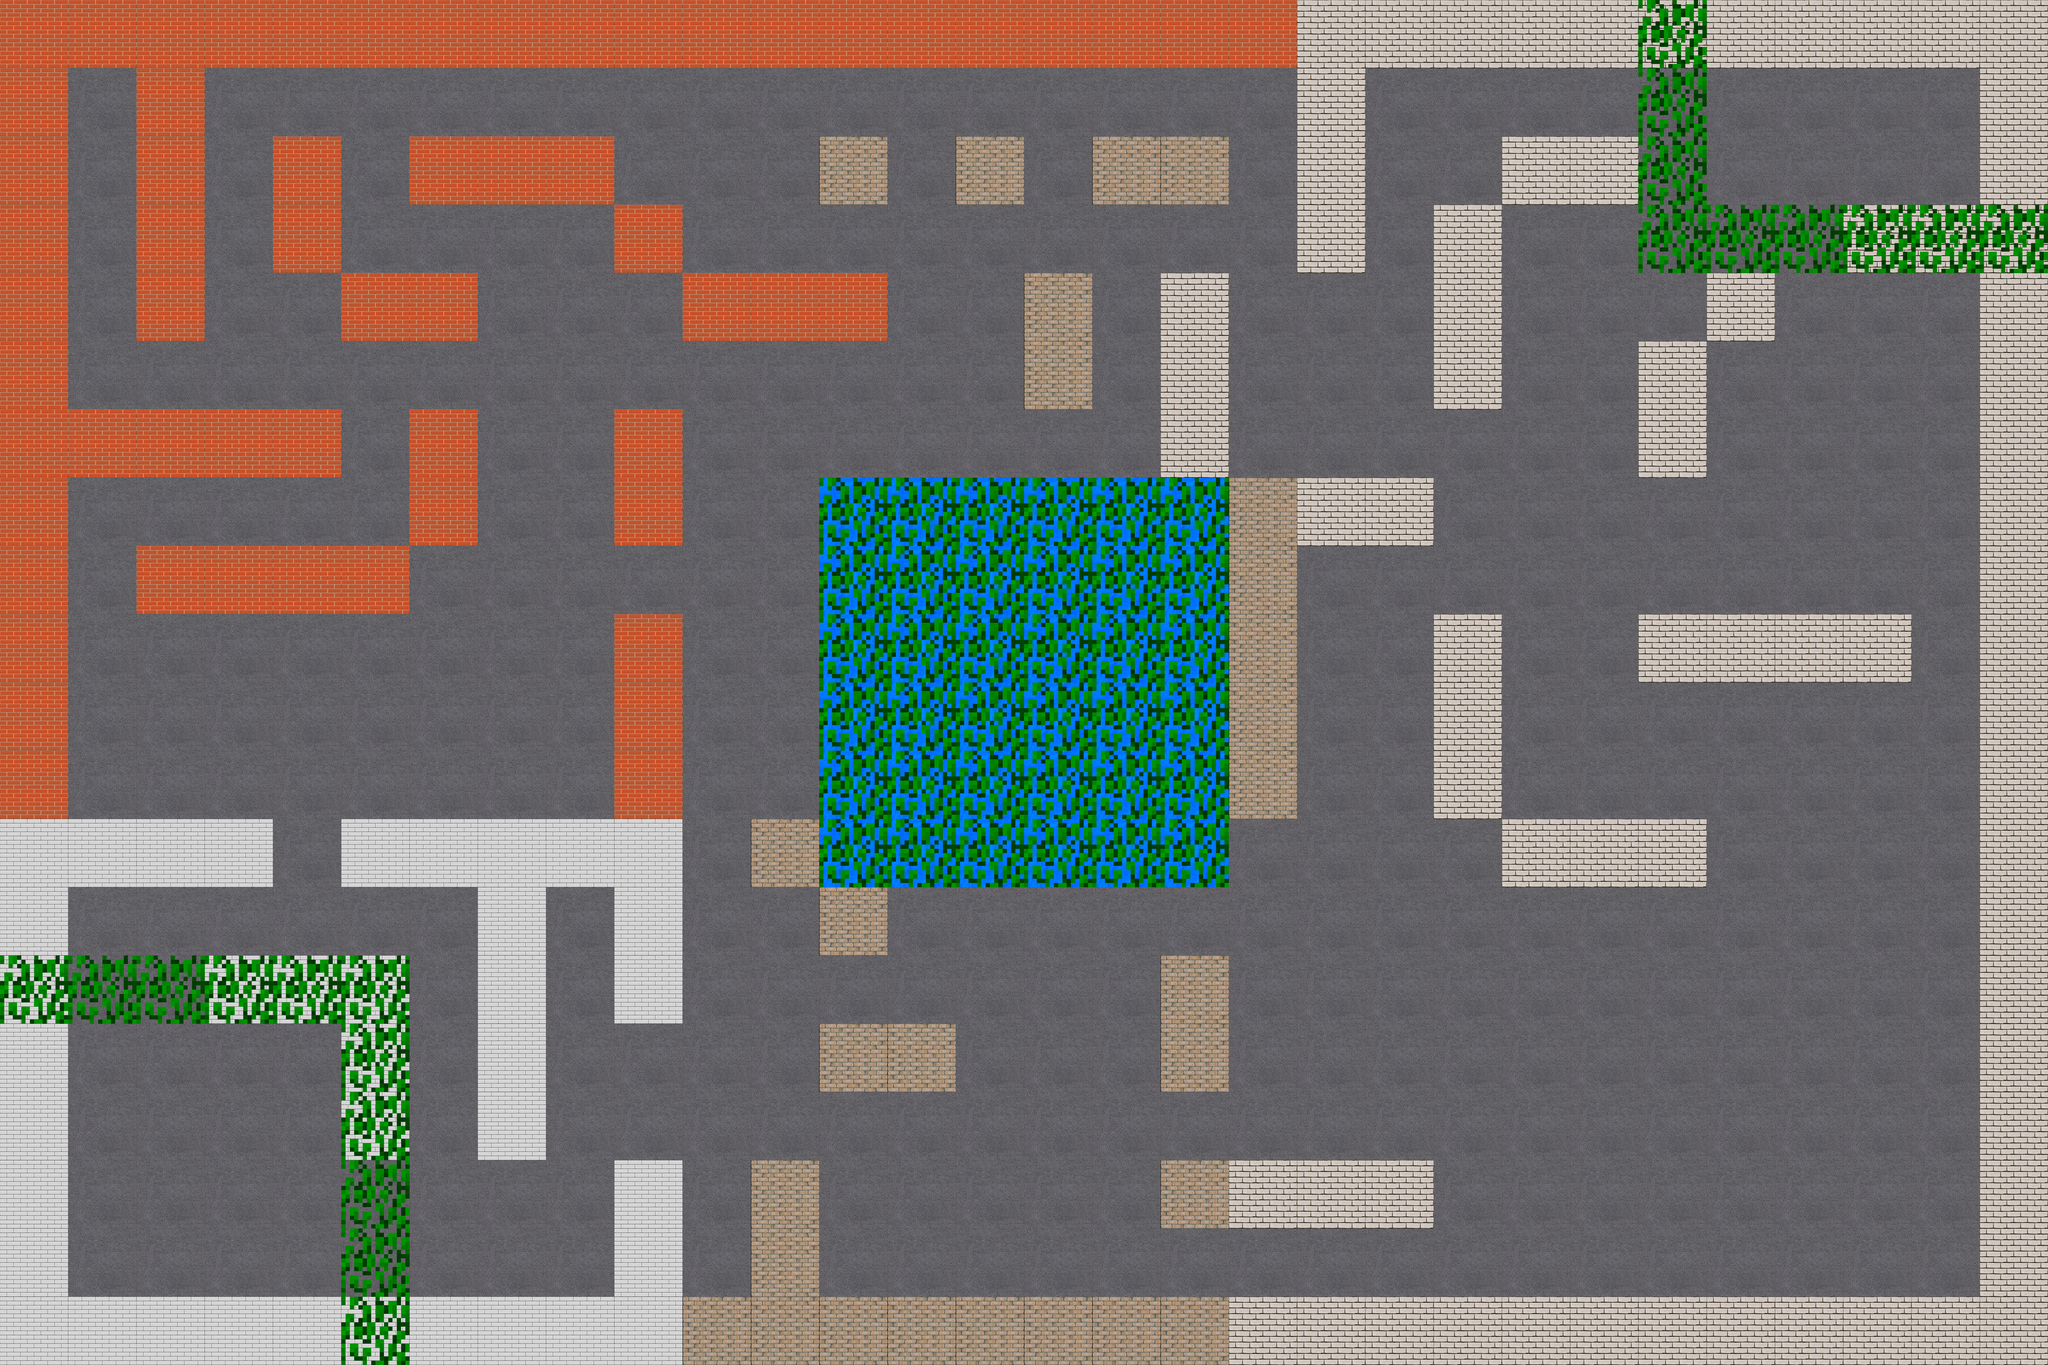

Below is a game level as drawn by its tile map, then a one-line description and the .tmx that defines it (tile-layer data replaced by summaries):
An orthogonal 30x20 tile map with 250x250 px tiles, 2 tile layers (Слой тайлов 1, foliage).

<map version="1.9" tiledversion="1.9.2" orientation="orthogonal" renderorder="right-down" width="30" height="20" tilewidth="250" tileheight="250" infinite="0" nextlayerid="3" nextobjectid="1">
 <tileset firstgid="1" name="TileSet" tilewidth="250" tileheight="250" tilecount="225" columns="15">
  <image source="tiles_images/TileSet.png" width="3900" height="3900" />
 </tileset>
 <layer id="1" name="Слой тайлов 1" width="30" height="20">
  <data>[600 cells, 600 non-empty, 6 distinct tile ids]</data>
 </layer>
 <layer id="2" name="foliage" width="30" height="20">
  <data>[600 cells, 56 non-empty, 1 distinct tile ids]</data>
 </layer>
</map>